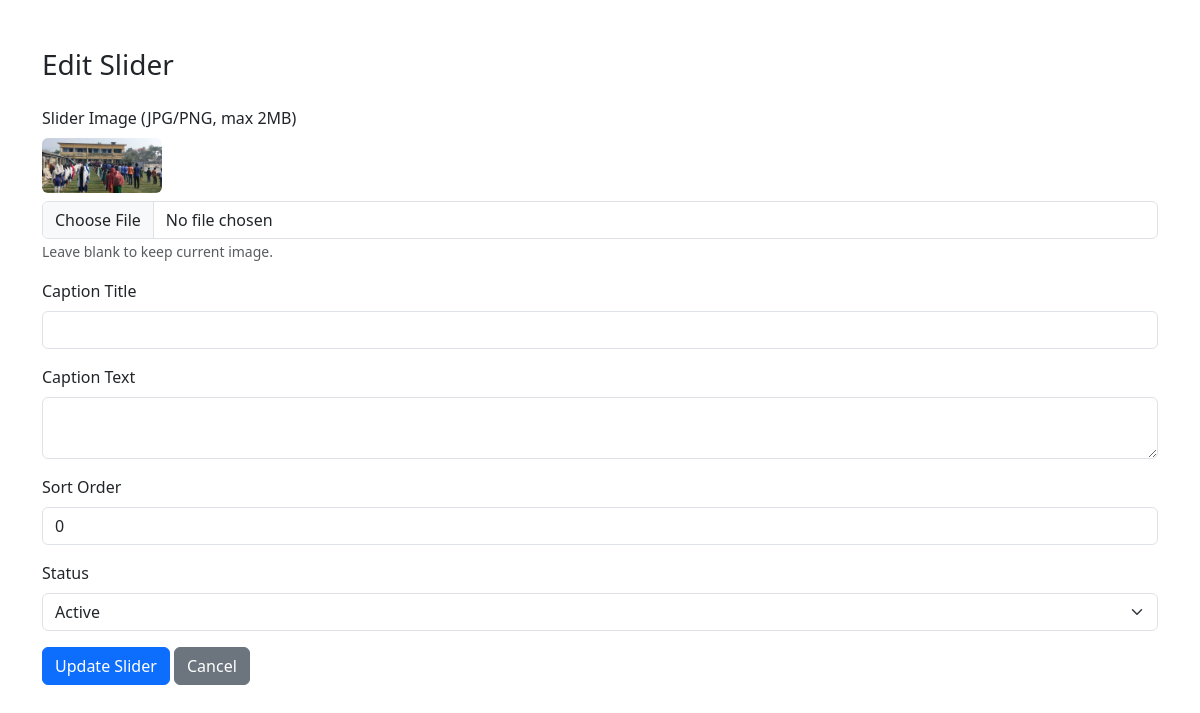
The app's page /admin/edit_slider.php?id=23 (signed in) with its own data.
### tables this page shows
CREATE TABLE `sliders` (
  `id` int(11) NOT NULL,
  `image` varchar(255) NOT NULL,
  `caption_title` varchar(255) DEFAULT NULL,
  `caption_text` text DEFAULT NULL,
  `sort_order` int(11) DEFAULT 0,
  `status` tinyint(1) DEFAULT 1,
  `created_at` timestamp NOT NULL DEFAULT current_timestamp()
);

### admin/edit_slider.php (the view, shortened to what this page needs)
<?php
require_once '../includes/db.php';
$slider_id = intval($_GET['id']);
$stmt = $conn->prepare('SELECT * FROM sliders WHERE id = ?');
$stmt->bind_param('i', $slider_id);
$stmt->execute();
$result = $stmt->get_result();
$slider = $result->fetch_assoc();
?>
<!DOCTYPE html>
<html lang="en">
<head>
    <link href="https://cdn.jsdelivr.net/npm/bootstrap@5.3.0/dist/css/bootstrap.min.css" rel="stylesheet">
</head>
<body>
    <div class="container my-5">
        <h3 class="mb-4">Edit Slider</h3>
        <form method="post" enctype="multipart/form-data">
            <div class="mb-3">
                <label for="image" class="form-label">Slider Image (JPG/PNG, max 2MB)</label><br>
                <img src="../assets/images/<?php echo htmlspecialchars($slider['image']); ?>" width="120" class="mb-2 rounded" alt="Current Image"><br>
                <input type="file" class="form-control" id="image" name="image" accept=".jpg,.jpeg,.png,.webp">
                <small class="text-muted">Leave blank to keep current image.</small>
            </div>
            <div class="mb-3">
                <label for="caption_title" class="form-label">Caption Title</label>
                <input type="text" class="form-control" id="caption_title" name="caption_title" value="<?php echo htmlspecialchars($slider['caption_title']); ?>" required>
            </div>
            <div class="mb-3">
                <label for="caption_text" class="form-label">Caption Text</label>
                <textarea class="form-control" id="caption_text" name="caption_text"><?php echo htmlspecialchars($slider['caption_text']); ?></textarea>
            </div>
            <div class="mb-3">
                <label for="sort_order" class="form-label">Sort Order</label>
                <input type="number" class="form-control" id="sort_order" name="sort_order" value="<?php echo htmlspecialchars($slider['sort_order']); ?>">
            </div>
            <div class="mb-3">
                <label for="status" class="form-label">Status</label>
                <select class="form-select" id="status" name="status">
                    <option value="1" <?php if($slider['status']) echo 'selected'; ?>>Active</option>
                </select>
            </div>
            <button type="submit" name="update_slider" class="btn btn-primary">Update Slider</button>
            <a href="slider.php" class="btn btn-secondary">Cancel</a>
        </form>
    </div>
</body>
</html>

### records on screen
sliders: image (picture), sort_order "0", status "Active"
